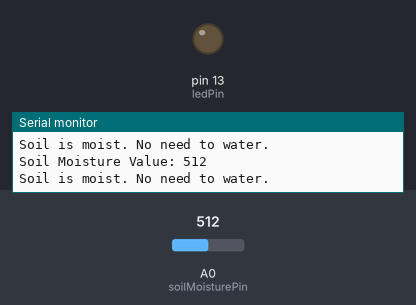
A sketch run on a simulated Arduino Uno, built with avr-gcc and run on an emulated ATmega328P. Shown: output pins drawn as LEDs (lit = HIGH), the last lines printed to the serial monitor. The inputs (shaded band) are chosen by the test bench; at power-on: A0 (soilMoisturePin) = 512.

Above: at 1.8 s.
1.9 s: A0 (soilMoisturePin) set to 414
3.4 s: A0 (soilMoisturePin) set to 383
At 5.2 s:
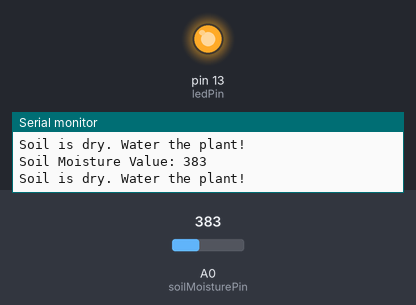
5.5 s: A0 (soilMoisturePin) set to 410
At 7.0 s:
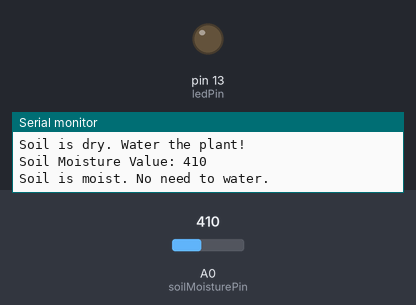
7.5 s: A0 (soilMoisturePin) set to 390
At 8.5 s:
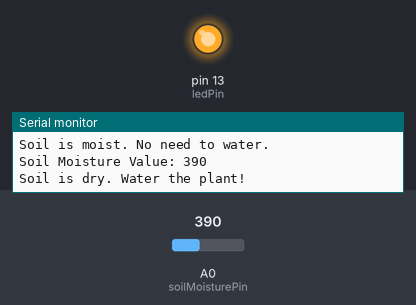
Timing chart, 0 to 10.5 s (numbered marks = the images above; inputs shaded):
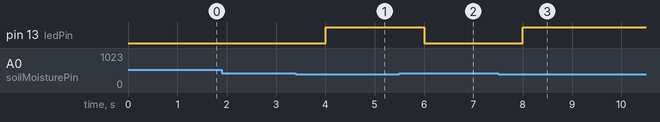

The sketch:

mositrore.ino
```cpp
const int soilMoisturePin = A0; // Analog pin for the soil moisture sensor
const int ledPin = 13;         // Digital pin for the LED
const int moistureThreshold = 400; // Adjust this threshold value as needed

void setup() {
  pinMode(ledPin, OUTPUT);
  Serial.begin(9600);
}

void loop() {
  // Read the analog value from the soil moisture sensor
  int soilMoistureValue = analogRead(soilMoisturePin);

  // Print the soil moisture value to the serial monitor for debugging
  Serial.print("Soil Moisture Value: ");
  Serial.println(soilMoistureValue);

  // Check if the soil moisture is below the threshold
  if (soilMoistureValue < moistureThreshold) {
    digitalWrite(ledPin, HIGH); // Turn on the LED
    Serial.println("Soil is dry. Water the plant!");
  } else {
    digitalWrite(ledPin, LOW); // Turn off the LED
    Serial.println("Soil is moist. No need to water.");
  }

  delay(1000); // Add a delay to prevent rapid LED toggling
}
```

Measured:
- the behaviour switches between 400 and 399 on A0 (soilMoisturePin) (found by bisection; images 0 and 1)
- after the input at 3.4 s, pin 13 (ledPin): LOW → HIGH after 0.60 s
- after the input at 5.5 s, pin 13 (ledPin): HIGH → LOW after 0.50 s
- after the input at 7.5 s, pin 13 (ledPin): LOW → HIGH after 0.51 s
